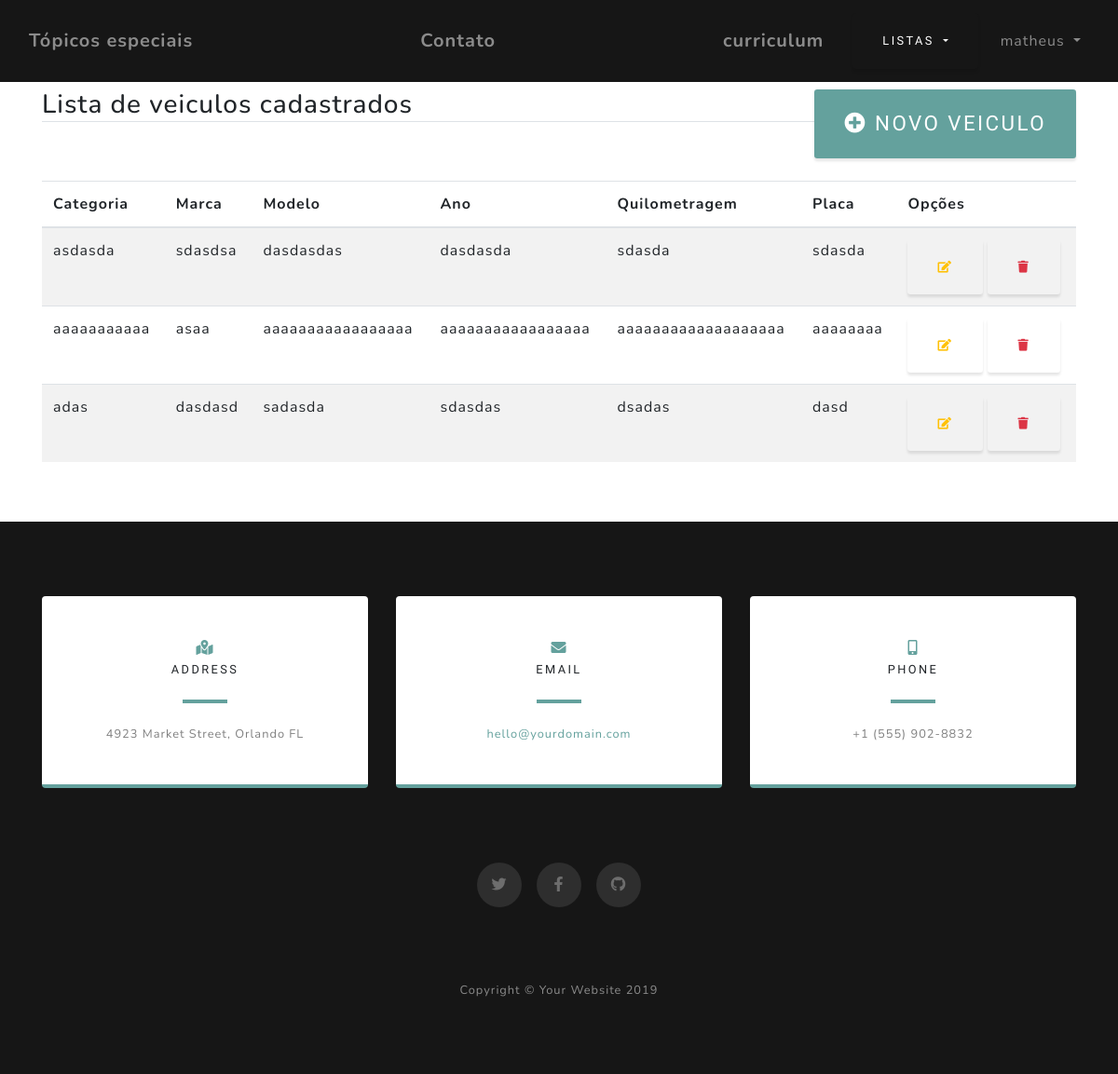
Page /listar/veiculo/ (signed in) on the earlier database version.
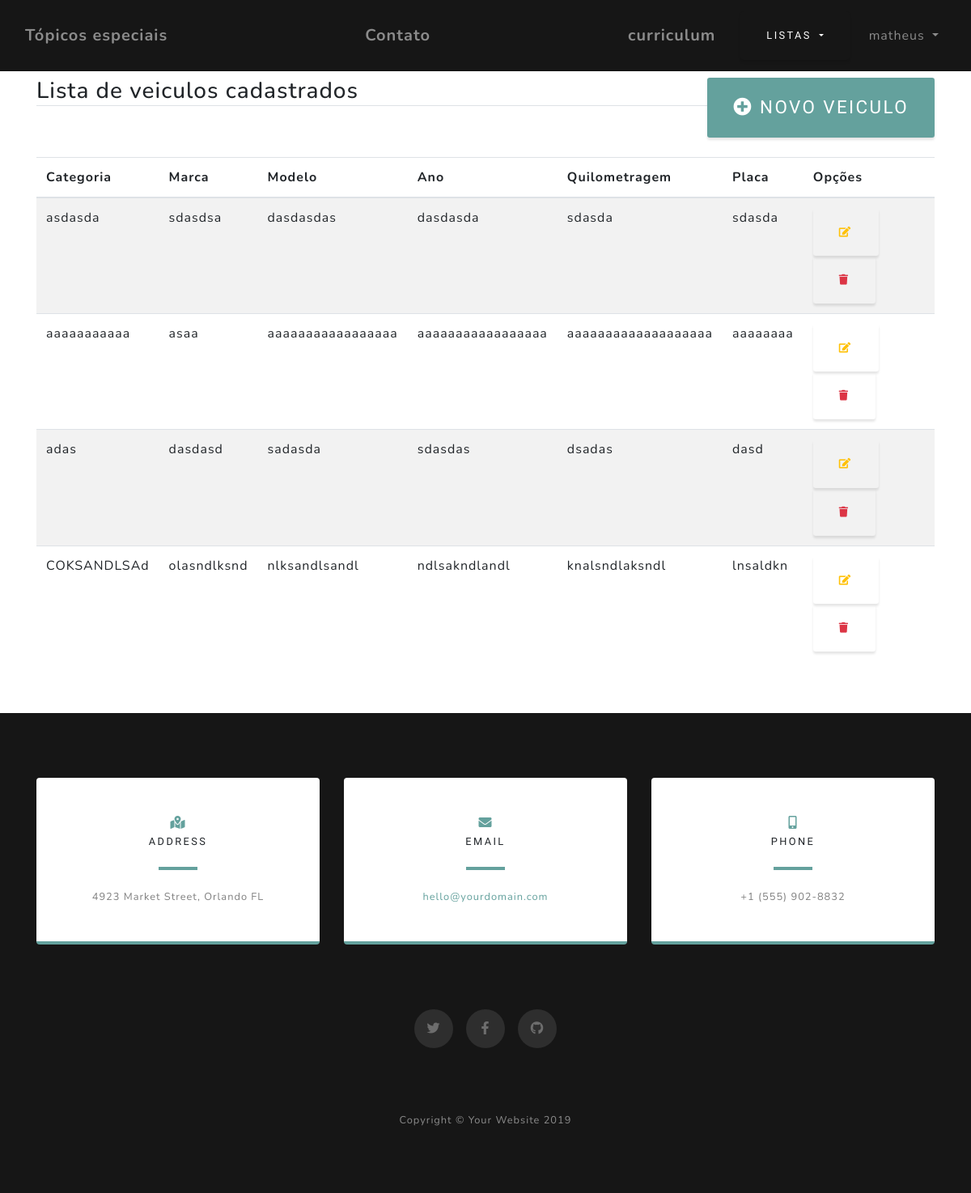
Same page on the later database version.
### adocao/models.py (models this page shows, shortened)
class Veiculo(models.Model):
    categoria = models.CharField(max_length=50)
    marca = models.CharField(max_length=100)
    modelo = models.CharField(max_length=50)
    ano = models.CharField(max_length=100)
    quilometragem = models.CharField(max_length=100)
    placa = models.CharField(max_length=8)
    usuario = models.ForeignKey(User, on_delete=models.PROTECT)

### adocao/views.py (the view)
# urls.py: path('listar/veiculo/', VeiculoList.as_view(), name="listar-veiculo"),
class VeiculoList(LoginRequiredMixin, ListView):
    model = Veiculo
    template_name = "adocao/listas/list_veiculo.html"
    def get_queryset(self):
        self.object_list = Veiculo.objects.filter(usuario=self.request.user)
        return self.object_list

### adocao/templates/adocao/listas/list_veiculo.html (shortened to what this page needs)
{% extends 'adocao/base.html' %}
{% load static %}
{% block conteudo %}
<div class="container py-5">
    <div class="row mt-5">
        <div class="col-lg">
            <h3 class="border-bottom">
                Lista de veiculos cadastrados
                <a href="{% url 'cadastrar-veiculo' %}" class="float-right btn btn-primary btn-sm">
                    <i class="fa fa-plus-circle" aria-hidden="true"></i>
                    Novo Veiculo
                </a>
            </h3>
        </div>
    </div>
    <div class="row">
        <div class="col-lg mt-4">
            <table class="table table-striped">
                <thead>
                    <tr>
                        <th>Categoria</th>
                        <th>Marca</th>
                        <th>Modelo</th>
                        <th>Ano</th>
                        <th>Quilometragem</th>
                        <th>Placa</th>
                        <th>Opções</th>
                    </tr>
                </thead>
                <tbody>
                    {% for obj in object_list %}
                    <tr>
                        <td>{{ obj.categoria }}</td>
                        <td>{{ obj.marca }}</td>
                        <td>{{ obj.modelo }}</td>
                        <td>{{ obj.ano }}</td>
                        <td>{{ obj.quilometragem }}</td>
                        <td>{{ obj.placa }}</td>
                        <td>
                            <a href="{% url 'alterar-veiculo' obj.pk %}" class="btn btn-outline-warning btn-sm">
                                <i class="fa fa-edit" aria-hidden="true"></i>
                            </a>
                            <a href="{% url 'delete-veiculo' obj.pk %}" class="btn btn-outline-danger btn-sm">
                                <i class="fa fa-trash" aria-hidden="true"></i>
                            </a>
                        </td>
                    </tr>
                    {% empty %}
                    <tr>
                        <td colspan="100%">Nenhuma veiculo cadastrado</td>
                    </tr>
                    {% endfor %}
                </tbody>
            </table>
        </div>
    </div>
</div>
{% endblock %}

Differences in the rows shown:
added Veiculo: categoria "COKSANDLSAd", marca "olasndlksnd", modelo "nlksandlsandl", ano "ndlsakndlandl", quilometragem "knalsndlaksndl", placa "lnsaldkn"
